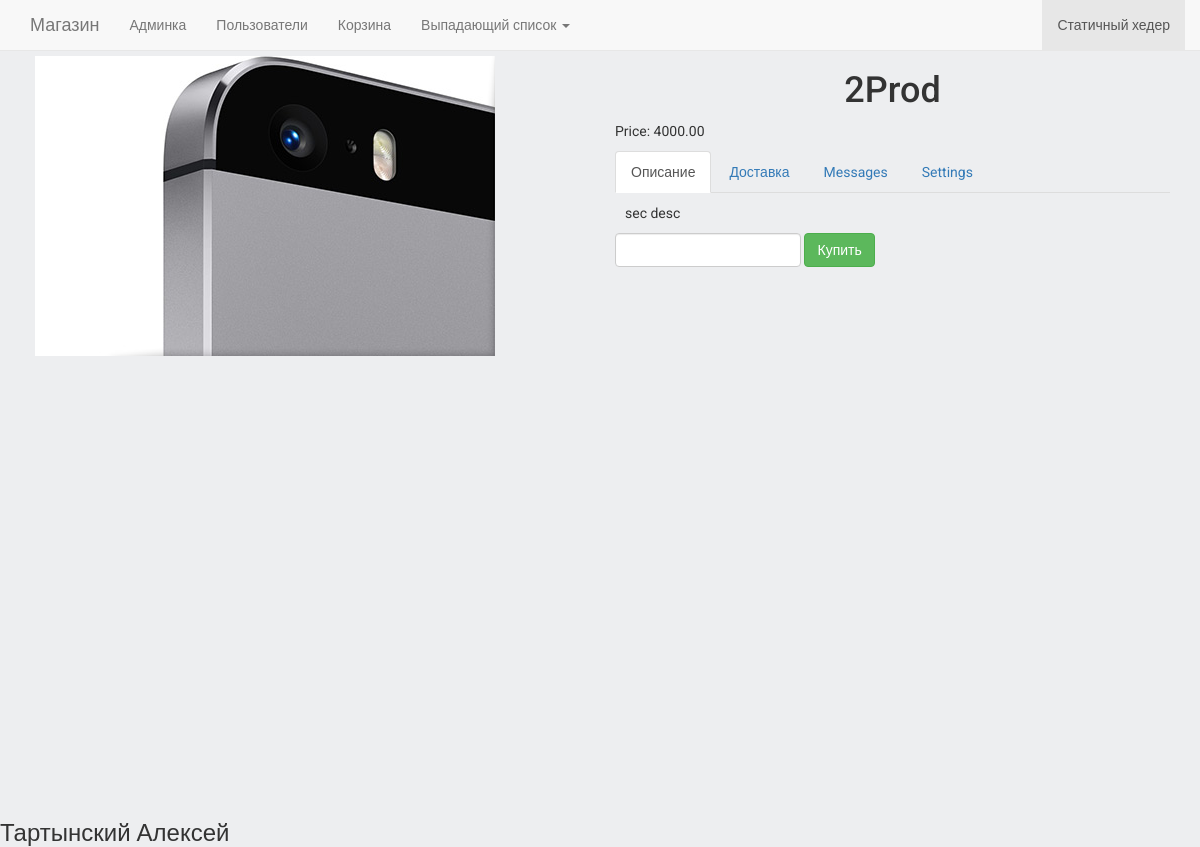
Screenshot of /product/2/ with the database file from the repository.
### products/models.py (models this page shows, shortened)
class ProductImage(models.Model):
    product = models.ForeignKey(Product, blank=True, null=True, default=None)
    image = models.ImageField(upload_to='products_images/')
    is_main = models.BooleanField(default=False)
    is_active = models.BooleanField(default=True)
    created = models.DateTimeField(auto_now_add=True, auto_now=False)
    updated = models.DateTimeField(auto_now_add=False, auto_now=True)
    class Meta:
        verbose_name = u'Фотография'
        verbose_name_plural = u'Фотографии'

class Product(models.Model):
    name = models.CharField(max_length=64, blank=True, null=True, default=None)
    price = models.DecimalField(max_digits=10, decimal_places=2, default=0)
    discount = models.IntegerField(default=0)
    category = models.ForeignKey(ProductCategory, blank=True, null=True, default=None)
    short_description = models.TextField(blank=True, null=True, default=None)
    description = models.TextField(blank=True, null=True, default=None)
    is_active = models.BooleanField(default=True)
    created = models.DateTimeField(auto_now_add=True, auto_now=False)
    updated = models.DateTimeField(auto_now_add=False, auto_now=True)
    class Meta:
        verbose_name = u'Товар'
        verbose_name_plural = u'Товары'

### products/views.py (the view)
# urls.py: url(r'^product/(?P<product_id>\w+)/$', views.product, name='product'),
def product(request, product_id):
    product = Product.objects.get(id=product_id)
    return render(request, 'products/product.html', locals())

### templates/products/product.html (shortened to what this page needs)
{% extends 'base.html' %}
{% load static %}
{% block content %}
<div class="container">
    <div class="row">
        <div class="col-lg-6">
            {% for image_item in product.productimage_set.all %}
            <div class="product-image-item">
                <img src=" {% static '' %}{{ image_item.image.url }}" class="img-responsive">
            </div>
            {% endfor %}
        </div>
        <div class="col-lg-6">
            <h1 class="text-center">
                {{ product.name }}
            </h1>
            <div class="">
                <p>
                    Price: {{ product.price }}
                </p>
            </div>
            <div>
                <ul class="nav nav-tabs" role="tablist">
                    <li role="presentation" class="active">
                        <a href="#description" aria-controls="home" role="tab" data-toggle="tab">
                            Описание
                        </a>
                    </li>
                    <li role="presentation">
                        <a href="#delivery" aria-controls="profile" role="tab" data-toggle="tab">
                            Доставка
                        </a>
                    </li>
                    <li role="presentation"><a href="#messages" aria-controls="messages" role="tab" data-toggle="tab">Messages</a>
                    </li>
                    <li role="presentation"><a href="#settings" aria-controls="settings" role="tab" data-toggle="tab">Settings</a>
                    </li>
                </ul>
                <div class="tab-content product-description-tabs">
                    <div role="tabpanel" class="tab-pane active" id="description">
                        {{ product.description }}
                    </div>
                </div>
            </div>
            <div>
                <form id="form_buying_product" class="form-inline" action="{% url 'basket_adding' %}">{% csrf_token %}
                    <div class="form-group">
                        <input type="number" class="form-control" name="number" id="number">
                    </div>
                    <div class="form-group">
                        <button type="submit" id="submit_btn" class="btn btn-success btn-buy"
                                data-product_id="{{ product.id }}"
                                data-name="{{ product.name }}"
                                data-price="{{ product.price }}"
                        >
                            Купить
                        </button>
                    </div>
                </form>
            </div>
        </div>
    </div>
</div>
{% endblock %}

### static/static_dev/css/style.css (style rules this page uses)
html, body { height: 100%; max-height: 100%; font-family: 'Roboto', sans-serif; background-color: #edeef0; }
.product-description-tabs { padding: 10px; }
.product-image-item { padding: 5px; margin-bottom: 5px; }

### rows the page displays
ProductImage: image (picture)
Product: name "2Prod", price "4000.00", description "sec desc"
